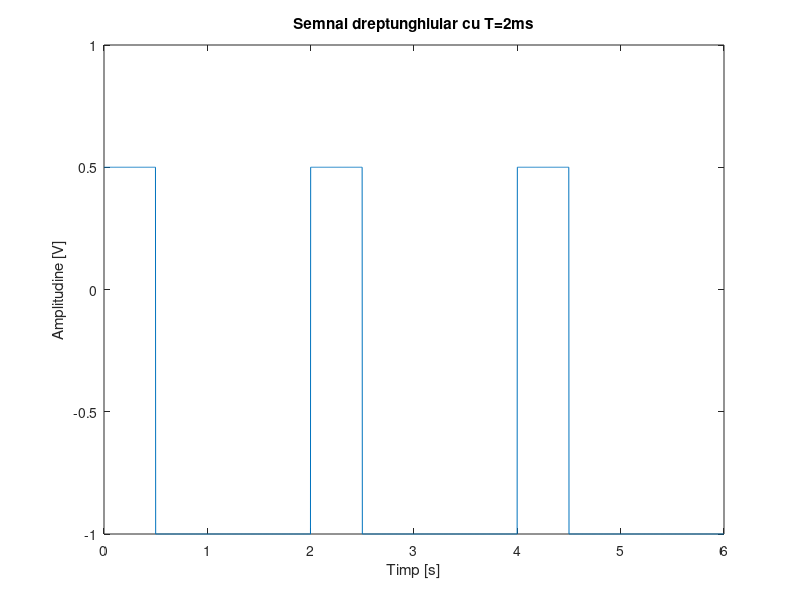
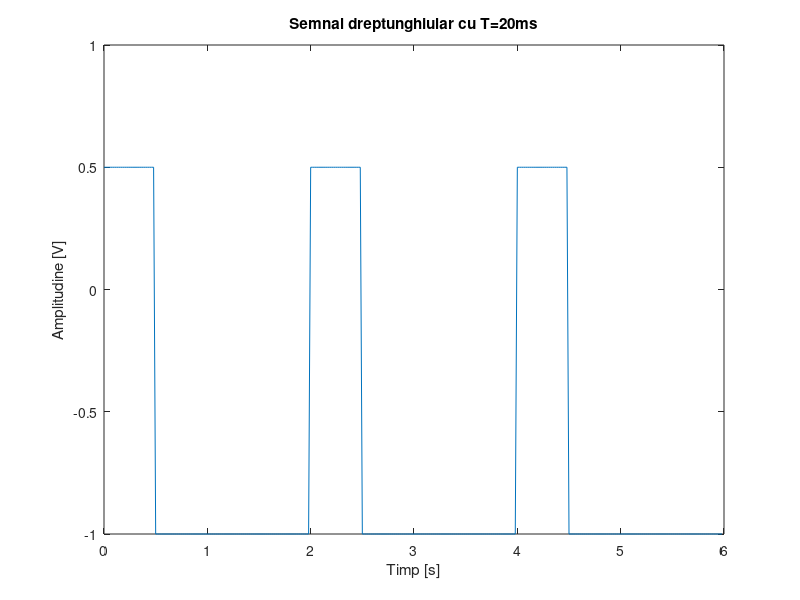
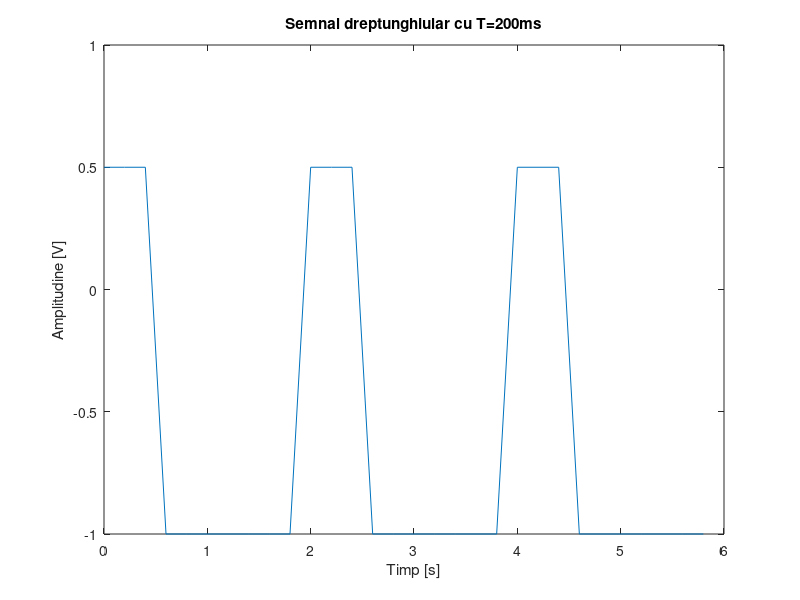

Write the MATLAB code that produced these figures, in order.
T1 = 0.002;
T2 = 0.02;
T3 = 0.2;
%perioada semnalului
T = 2;

%T1 = 2ms
t1 = 0:T1:3*T-T1;
x1 = square(t1(t1<T)*pi,25);
x1 = x1 * 0.75 - 0.25;
x1 =[x1,x1,x1];

figure();
plot(t1,x1);
title('Semnal dreptunghiular cu T=2ms');
xlabel('Timp [s]');
ylabel('Amplitudine [V]');


%T2 = 20ms
t2 = 0:T2:3*T-T2;
x2 = square(t2(t2<T)*pi,25);
x2 = x2 * 0.75 - 0.25;
x2 =[x2,x2,x2];

figure();
plot(t2,x2);
title('Semnal dreptunghiular cu T=20ms');
xlabel('Timp [s]');
ylabel('Amplitudine [V]');


%T3 = 200ms
t3 = 0:T3:3*T-T3;
x3 = square(t3(t3<T)*pi,25);
x3 = x3 * 0.75 - 0.25;
x3 =[x3,x3,x3];

figure();
plot(t3,x3);
title('Semnal dreptunghiular cu T=200ms');
xlabel('Timp [s]');
ylabel('Amplitudine [V]');